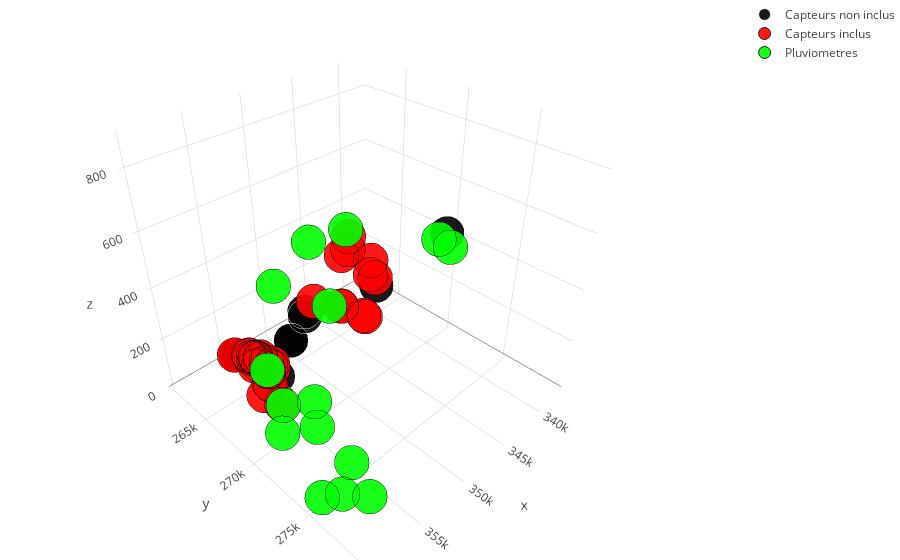
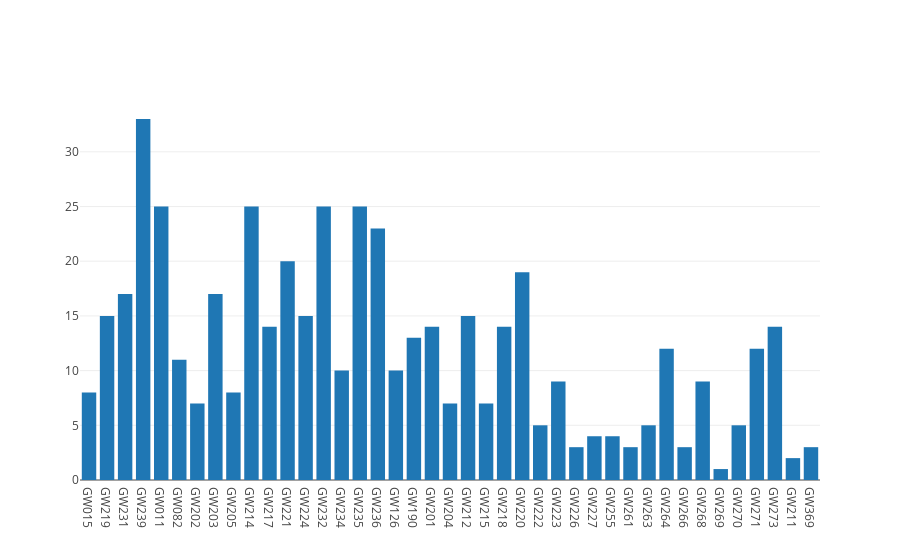
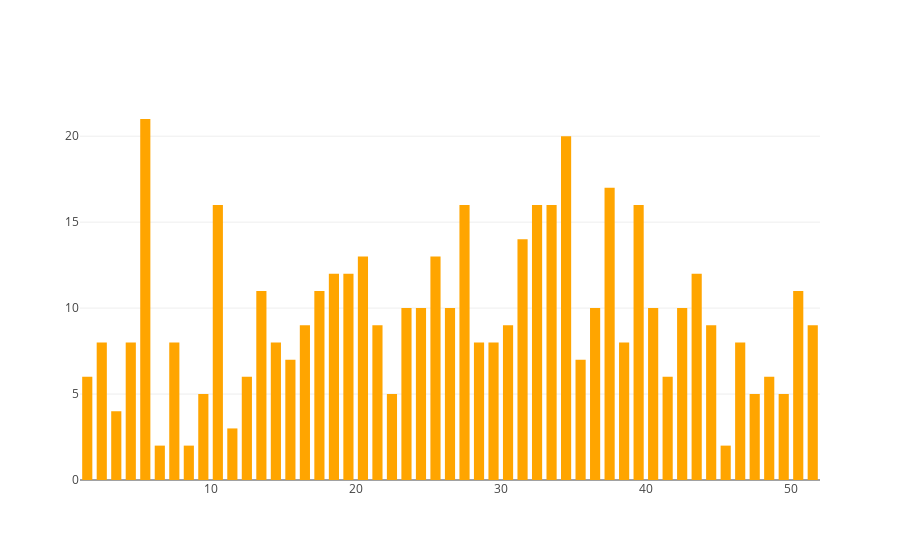

These figures' notebook cell, in order:
### Markdown cell above
### n_obs: numéro du cluster analysé

### Code cell
n_obs = 0
cluster_GW.geo.plotly_3D(cluster_GW.cluster_by_name[n_obs])
cluster_GW.geo.distance_matrix()
cluster_GW.ploter.plot_histo_2(n_obs)
cluster_GW.clust_hoverview(n_obs)

### Figure 1 — Plotly figure (JSON) as saved in the notebook; plotly's stock layout.template omitted (floating-point values rounded to 4 significant figures)
{"data": [{"hovertext": ["GW071", "GW200", "GW225", "GW361", "GW362", "GW364", "GW366", "GW367", "GW368", "GW378", "GW379", "GW380", "GW381"], "marker": {"color": "rgb(0, 0, 0)", "line": {"color": "rgb(255, 255, 255)", "width": 1}, "opacity": 0.9, "size": 12, "symbol": "circle"}, "mode": "markers", "name": "Capteurs non inclus", "type": "scatter3d", "x": [353502, 353363, 354134, 355045, 355112, 355588, 353682, 358986, 358984, 358672, 358792, 353316, 354115], "y": [266062, 262884, 261830, 267983, 268132, 276561, 279098, 273539, 273536, 274392, 274521, 263784, 261954], "z": [28.01, 16.04, 4.319, 13.62, 14.43, 714.9, 874.9, 542.8, 542.9, 647.6, 640.4, 14.29, 8.24]}, {"hovertext": ["GW011", "GW082", "GW126", "GW190", "GW201", "GW202", "GW203", "GW204", "GW205", "GW211", "GW212", "GW214", "GW215", "GW218", "GW219", "GW220", "GW221", "GW222", "GW223", "GW226", "GW227", "GW231", "GW232", "GW234", "GW235", "GW236", "GW239", "GW263", "GW264", "GW266", "GW268", "GW269", "GW270", "GW271", "GW369"], "marker": {"color": "rgb(255, 0, 0)", "line": {"color": "rgb(0, 0, 0)", "width": 1}, "opacity": 0.9, "size": 12, "symbol": "circle"}, "mode": "markers", "name": "Capteurs inclus", "type": "scatter3d", "x": [354496, 353732, 357185, 357159, 353241, 353266, 353301, 353443, 353475, 352956, 352719, 352742, 353412, 353466, 355137, 352859, 352649, 353186, 353396, 354134, 353694, 355386, 353289, 353421, 354213, 354252, 355119, 357581, 356261, 356460, 356536, 355521, 356308, 356229, 354382], "y": [274914, 263743, 275589, 275590, 263418, 263435, 263386, 262807, 262884, 264736, 264028, 264728, 263858, 265009, 267953, 263479, 263279, 265243, 264909, 261830, 263213, 266404, 262598, 263297, 265778, 265992, 268130, 274049, 275381, 275502, 275134, 276143, 277034, 276707, 274922], "z": [560.3, 4.46, 664.6, 664.5, 21.5, 21.5, 21.6, 18.2, 20.7, 17.34, 6.01, 23.4, 5.34, 12.72, 13, 5.523, 4.26, 30.77, 10.35, 4.319, 23.47, 3.712, 5.5, 23.09, 4.31, 5.42, 14.3, 645.4, 829.4, 801.6, 779.6, 733.7, 762.7, 798.5, 553.2]}, {"hovertext": ["RG007", "RG009", "RG010", "RG011", "RG012", "RG013", "RG014", "RG017", "RG018", "RG019", "RG023", "RG024", "RG026", "RG027", "RG028"], "marker": {"color": "rgb(0, 255, 0)", "line": {"color": "rgb(0, 0, 0)", "width": 1}, "opacity": 0.9, "size": 12, "symbol": "circle"}, "mode": "markers", "name": "Pluviometres", "type": "scatter3d", "x": [353648, 359693, 358192, 353659, 358059, 356121, 355121, 337560, 354572, 356083, 358709, 356252, 355050, 352840, 357484], "y": [265083, 273310, 274507, 278688, 271044, 272373, 268146, 269999, 272454, 275066, 274920, 276747, 274330, 269090, 275544], "z": [27.19, 712.3, 829.4, 851.0, 90.34, 108.1, 14.39, 346.7, 523.0, 837.2, 0, 0, 0, 0, 0]}], "layout": {"margin": {"b": 0, "l": 0, "r": 0, "t": 0}}}

### Figure 2 — Plotly figure (JSON) as saved in the notebook; plotly's stock layout.template omitted (floating-point values rounded to 4 significant figures; data arrays with more than 128 entries replaced by an {"elided": "..."} marker saying what was removed)
{"data": [{"histfunc": "count", "name": "count captors", "type": "histogram", "x": {"elided": "491 str values"}}], "layout": {}}

### Figure 3 — Plotly figure (JSON) as saved in the notebook; plotly's stock layout.template omitted (floating-point values rounded to 4 significant figures; data arrays with more than 128 entries replaced by an {"elided": "..."} marker saying what was removed)
{"data": [{"autobinx": false, "histfunc": "count", "marker": {"color": "orange"}, "name": "count weeks", "type": "histogram", "x": {"elided": "491 str values"}, "xbins": {"end": 52, "size": 1, "start": 1}}], "layout": {"bargroupgap": 0.3}}
